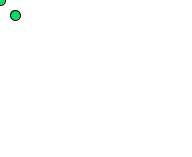
Frame 1 (no input)
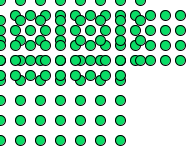
Frame 60 (the mouse pressed at the canvas centre just before this capture)
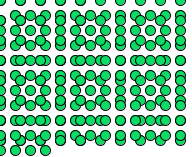
Frame 120 (the mouse held since frame 60 and released just before this capture)

The Processing sketch that drew these frames (run headless with seeded random() and noise(); from frame 60 on, the mouse is pressed at the canvas centre):

// Processing sketch: processing_97301
// ── processing_97301.pde

//author:ADRIÀ SÁNCHEZ GALLEGO
int i=0,j=0;
int canicas1=15;
int canicas2=15;
float color1=random(255);
float color2=0;
 
void setup(){
  size(192,157);
  background(255);
}
  
void draw(){
fill(10,220,102); 
ellipse(canicas2,canicas1,10,10);
canicas2=canicas2+15;
 
if(canicas2>192){
  canicas1=canicas1+15;
  canicas2=0;
}
if(canicas1>=157){
  canicas1=0;
  canicas2=0;
}
do{
    fill(10,220,102);
    ellipse(j,i,10,10);
    i+=20;
    if(i>height){
     j=j+20;
     i=0;
    }
    if(j>=width){
      i=0;
      j=0;
    }
   }while(0!=0); 
} 
